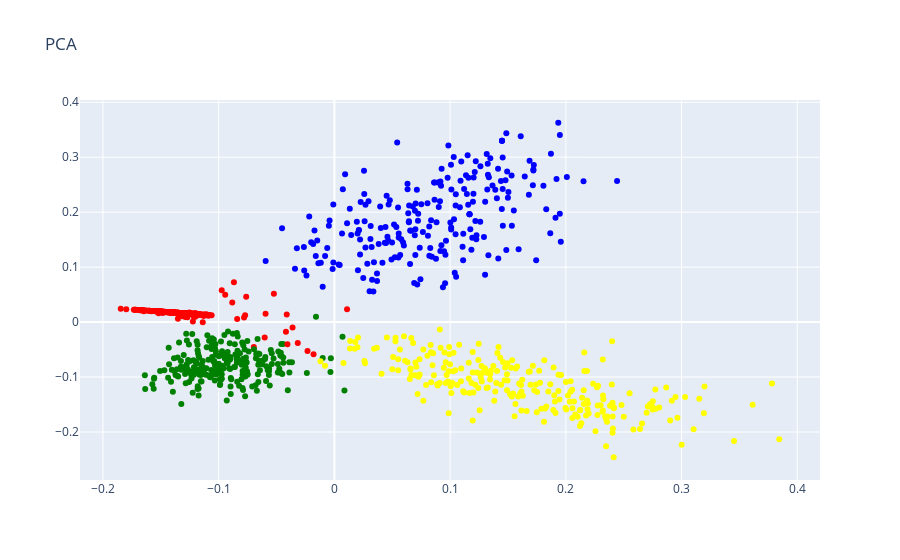

Notebook source saved alongside this figure:
### Code cell
pca = PCA(n_components=2)

result = pca.fit_transform(tfidf_matrix)
result = pd.DataFrame(result)
result.columns = ['X', 'Y']
result['cluster'] = data.cluster.values
result['texto'] = data.Text.apply(lambda val: val[:140])

colorsIdx = {'Ruso': 'blue', 
             'Español': 'yellow',
             'Portugués': 'green',
             'Francés': 'red'}

cols = data['cluster'].map(colorsIdx)

trace = go.Scatter(x=result['X'].values,
                   y=result['Y'].values,
                   text=result['texto'].values,
                   mode='markers',
                   marker=dict(color=cols)) 

layout = go.Layout(title="PCA")

fig = go.Figure(data=trace, layout=layout)
iplot(fig)

### Figure 1 — Plotly figure (JSON) as saved in the notebook; plotly's stock layout.template omitted (floating-point values rounded to 4 significant figures; data arrays with more than 128 entries replaced by an {"elided": "..."} marker saying what was removed)
{"data": [{"marker": {"color": {"elided": "1000 str values"}}, "mode": "markers", "text": {"elided": "1000 str values"}, "type": "scatter", "x": {"elided": "1000 float values"}, "y": {"elided": "1000 float values"}}], "layout": {"title": {"text": "PCA"}}}
